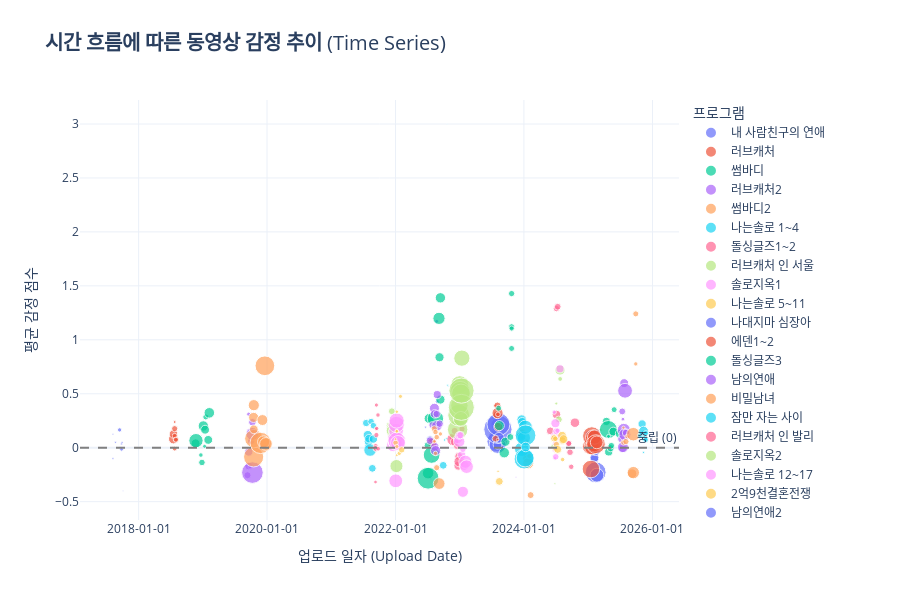

The code cell stored with this chart in its notebook:
### Code cell
# ---------------------------------------------------------
# 4. 시계열 그래프 (Time Series Plot)
#    : 동영상 업로드 일자 기준
# ---------------------------------------------------------
# 날짜 데이터가 있는 것만 필터링
plot_df = video_df.dropna(subset=['upload_date']).sort_values('upload_date')

fig2 = px.scatter(
    plot_df, 
    x="upload_date", 
    y="avg_total_score", 
    color="program", 
    size="total_comments", # 댓글 수에 따라 크기(버블) 조절 (선택사항, 제거 가능)
    hover_data=["video_title"],
    title="<b>시간 흐름에 따른 동영상 감정 추이</b> (Time Series)",
    labels={
        "upload_date": "업로드 일자 (Upload Date)", 
        "avg_total_score": "평균 감정 점수",
        "total_comments": "댓글 수 (Circle Size)",
        "program": "프로그램"
    },
    height=600
)

fig2.update_xaxes(
    tickformat="%Y-%m-%d",
    title_font=dict(size=14)
)
fig2.update_yaxes(title_font=dict(size=14))
fig2.update_layout(title_font_size=20)

# 기준선 (0점) 추가
fig2.add_hline(y=0, line_dash="dash", line_color="gray", annotation_text="중립 (0)")

fig2.show()
